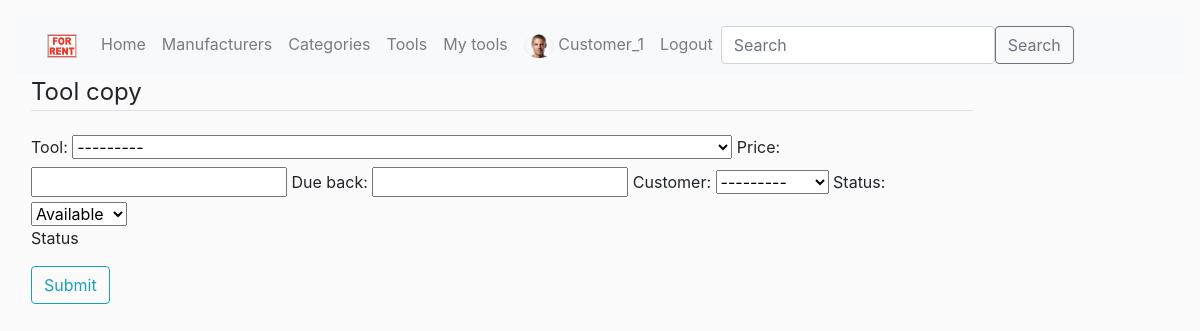
/toolcopy/new/ (signed in), run on the app's committed database.
### IFSP_app/models.py (models this page shows, shortened)
class User(AbstractUser):
    image = models.ImageField(null=True, blank=True)

class ToolCopy(models.Model):
    id = models.UUIDField(primary_key=True, default=uuid.uuid4, help_text='Unique ID for tool copy')
    tool = models.ForeignKey('Tool', on_delete=models.CASCADE, null=True)
    due_back = models.DateField('Due back', null=True, blank=True)
    LOAN_STATUS = (
        ('a', 'Available'),
        ('b', 'Borrowed'),
        ('r', 'Reserved'),
    )
    status = models.CharField(max_length=1, choices=LOAN_STATUS, blank=True, default='a', help_text='Status')
    price = models.FloatField()
    customer = models.ForeignKey(User, on_delete=models.SET_NULL, null=True, blank=True)

### IFSP_app/views.py (the view, shortened to what this page needs)
# urls.py: path('toolcopy/new/', views.ToolCopyCreateView.as_view(), name='toolcopy-create'),
class ToolCopyCreateView(LoginRequiredMixin, CreateView):
    model = ToolCopy
    fields = ['tool', 'price', 'due_back', 'customer', 'status']
    success_url = "/tools"
    template_name = 'toolcopy_create_form.html'

### IFSP_app/models.py (called while the page is built)
    def __str__(self):
        return f'{self.title} ({self.manufacturer.name}, {self.manufacturer.country_origin}, {self.ean_code}, /' \
               f'{self.date_production})'

### templates/toolcopy_create_form.html (shortened to what this page needs)
{% extends "base.html" %}
{% block content %}
    <div class="content-section">
    <form method="POST" action="" enctype="multipart/form-data">
        <fieldset class="form-group">
            <legend class="border-bottom mb-4">Tool copy</legend>
            {{ form }}
        </fieldset>
        <div class="form-group">
            <button class="btn btn-outline-info" type="submit">Submit</button>
        </div>
    </form>
    </div>
{% endblock content %}

### templates/base.html (shortened to what this page needs)
<!DOCTYPE html>
<html lang="en">
<head>
  <link rel="stylesheet" href="https://stackpath.bootstrapcdn.com/bootstrap/4.1.3/css/bootstrap.min.css">
  {% load static %}
  <link rel="stylesheet" href="{% static '/css/styles.css' %}">
</head>
<body>
    {% block navbar %}
    <nav class="navbar navbar-expand-lg navbar-light bg-light">
      <div class="container-fluid">
        <a class="navbar-brand" href="{% url 'home' %}">
            <img src="{% static '/img/for_rent.png' %}" alt="" width="30" height="24">
        </a>
        <div class="collapse navbar-collapse" id="navbarSupportedContent">
          <ul class="navbar-nav me-auto mb-2 mb-lg-0">
            <li class="nav-item">
              <a class="nav-link" aria-current="page" href="{% url 'home' %}">Home</a>
            </li>
            <li class="nav-item">
              <a class="nav-link" aria-current="page" href="{% url 'manufacturers' %}">Manufacturers</a>
            </li>
            <li class="nav-item">
              <a class="nav-link" aria-current="page" href="{% url 'categories' %}">Categories</a>
            </li>
            <li class="nav-item">
              <a class="nav-link" aria-current="page" href="{% url 'tools' %}">Tools</a>
            </li>
            {% if user.is_authenticated %}
            {% if user.is_superuser %}
            <li class="nav-item"><a class="nav-link" href="{% url 'user-tools' %}">All tool copies</a></li>
            <li class="nav-item"><a class="nav-link" href="{% url 'toolcopy-create'%}">New tool copy</a></li>
            {% else %}
            <li class="nav-item"><a class="nav-link" href="{% url 'user-tools' %}">My tools</a></li>
            {% endif %}
            {% if user.image %}
            <li class="nav-item"><a class="nav-link" href="{% url 'user_profile'%}">
              <img class="rounded-circle account-img" src="{{ user.image.url }}" alt="" width="30" height="24">
              {{ user.get_username }}</a>
            </li>
            {% endif %}
            <li class="nav-item"><a class="nav-link" href="{% url 'logout'%}">Logout</a></li>
            {% else %}
            <li class="nav-item"><a class="nav-link" href="{% url 'login'%}">Log in</a></li>
            <li class="nav-item"><a class="nav-link" href="{% url 'sign_up'%}">Sign up</a></li>
            {% endif %}
          </ul>
          <form action="{% url 'search' %}" method="get" class="d-flex">
            <input name="query" class="form-control me-2" type="search" placeholder="Search" aria-label="Search">
            <button class="btn btn-outline-secondary" type="submit">Search</button>
          </form>
        </div>
      </div>
    </nav>
    {% endblock %}
    <div class="col-sm-10 ">
        {% block content %}
        {% endblock %}
    </div>
</body>
</html>

### static/css/styles.css (style rules this page uses)
body { background-color: #fbfbfb; padding: 1rem; }

### data on the page
User: image (picture), get_username "Customer_1"
